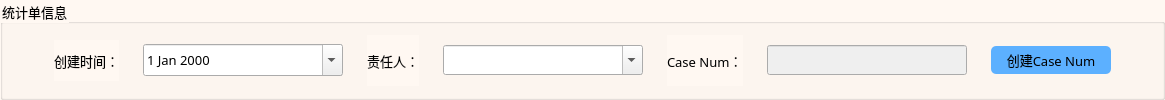
         <widget class="QGroupBox" name="groupBox_2">
          <property name="maximumSize">
           <size>
            <width>16777215</width>
            <height>101</height>
           </size>
          </property>
          <property name="font">
           <font>
            <family>黑体</family>
            <pointsize>10</pointsize>
           </font>
          </property>
          <property name="styleSheet">
           <string notr="true">QGroupBox  {
    width: 100%;
    background:   #fff8f2;
}</string>
          </property>
          <property name="title">
           <string>统计单信息</string>
          </property>
          <layout class="QHBoxLayout" name="horizontalLayout">
           <property name="spacing">
            <number>24</number>
           </property>
           <item>
            <spacer name="horizontalSpacer_24">
             <property name="orientation">
              <enum>Qt::Horizontal</enum>
             </property>
             <property name="sizeHint" stdset="0">
              <size>
               <width>40</width>
               <height>20</height>
              </size>
             </property>
            </spacer>
           </item>
           <item>
            <widget class="QLabel" name="label_15">
             <property name="maximumSize">
              <size>
               <width>77</width>
               <height>41</height>
              </size>
             </property>
             <property name="font">
              <font>
               <family>黑体</family>
               <pointsize>10</pointsize>
              </font>
             </property>
             <property name="styleSheet">
              <string notr="true">background:   #fff8f2;</string>
             </property>
             <property name="text">
              <string>创建时间：</string>
             </property>
            </widget>
           </item>
           <item>
            <widget class="QDateEdit" name="dateEdit_5">
             <property name="minimumSize">
              <size>
               <width>200</width>
               <height>30</height>
              </size>
             </property>
             <property name="maximumSize">
              <size>
               <width>200</width>
               <height>32</height>
              </size>
             </property>
             <property name="font">
              <font>
               <family>黑体</family>
               <pointsize>10</pointsize>
              </font>
             </property>
             <property name="styleSheet">
              <string notr="true">QComboBox{
	font-family:&quot;黑体&quot;, Times, serif;
	font-size: 12px;

}</string>
             </property>
             <property name="calendarPopup">
              <bool>true</bool>
             </property>
            </widget>
           </item>
           <item>
            <widget class="QLabel" name="label_14">
             <property name="font">
              <font>
               <family>黑体</family>
               <pointsize>10</pointsize>
              </font>
             </property>
             <property name="styleSheet">
              <string notr="true">background:   #fff8f2;</string>
             </property>
             <property name="text">
              <string>责任人：</string>
             </property>
            </widget>
           </item>
           <item>
            <widget class="QComboBox" name="type_comboBox_1_3">
             <property name="minimumSize">
              <size>
               <width>200</width>
               <height>30</height>
              </size>
             </property>
             <property name="maximumSize">
              <size>
               <width>200</width>
               <height>30</height>
              </size>
             </property>
             <property name="font">
              <font>
               <family>黑体</family>
               <pointsize>-1</pointsize>
              </font>
             </property>
             <property name="styleSheet">
              <string notr="true">QComboBox{
	font-family:&quot;黑体&quot;, Times, serif;
	font-size: 12px;

}</string>
             </property>
             <property name="editable">
              <bool>true</bool>
             </property>
            </widget>
           </item>
           <item>
            <widget class="QLabel" name="label_16">
             <property name="font">
              <font>
               <family>黑体</family>
               <pointsize>10</pointsize>
              </font>
             </property>
             <property name="styleSheet">
              <string notr="true">background:   #fff8f2;
 </string>
             </property>
             <property name="text">
              <string>Case Num：</string>
             </property>
            </widget>
           </item>
           <item>
            <widget class="QLineEdit" name="credit_lineEdit_1_1">
             <property name="enabled">
              <bool>false</bool>
             </property>
             <property name="minimumSize">
              <size>
               <width>200</width>
               <height>30</height>
              </size>
             </property>
             <property name="maximumSize">
              <size>
               <width>200</width>
               <height>30</height>
              </size>
             </property>
             <property name="font">
              <font>
               <family>黑体</family>
               <pointsize>10</pointsize>
              </font>
             </property>
            </widget>
           </item>
           <item>
            <widget class="QPushButton" name="pushButton_2">
             <property name="minimumSize">
              <size>
               <width>120</width>
               <height>28</height>
              </size>
             </property>
             <property name="maximumSize">
              <size>
               <width>120</width>
               <height>28</height>
              </size>
             </property>
             <property name="font">
              <font>
               <family>黑体</family>
               <pointsize>10</pointsize>
              </font>
             </property>
             <property name="styleSheet">
              <string notr="true">QPushButton {
	border-radius:5px;
	padding-top:5px;
	padding-bottom: 5px;
    background-color:#5cb0ff;
}

QPushButton:hover
{
    background-color:#00ff7f;   
	border-radius:5px;
}

QPushButton:pressed
{
    padding-left:15px;
	border-radius:5px;
}</string>
             </property>
             <property name="text">
              <string>创建Case Num</string>
             </property>
             <property name="icon">
              <iconset>
               <normaloff>../../AfterSale/static/img/sinchronize-64.gif</normaloff>../../AfterSale/static/img/sinchronize-64.gif</iconset>
             </property>
            </widget>
           </item>
           <item>
            <spacer name="horizontalSpacer_25">
             <property name="orientation">
              <enum>Qt::Horizontal</enum>
             </property>
             <property name="sizeHint" stdset="0">
              <size>
               <width>40</width>
               <height>20</height>
              </size>
             </property>
            </spacer>
           </item>
          </layout>
         </widget>
